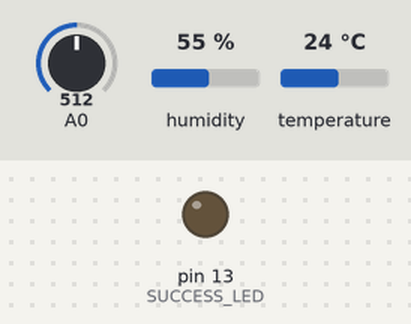
The sketch below on a simulated Arduino Uno, built with avr-gcc and run on an emulated ATmega328P. Shown: output pins drawn as LEDs (lit = HIGH). Wiring (inferred from the names in the program): DHT11 sensor: data pin 2. The inputs (shaded band) are chosen by the test bench; at power-on: humidity 55 %, A0 = 512, temperature 24 °C. What the sketch prints to the serial monitor is not drawn.

Above: at 1.3 s.
1.4 s: humidity set to 22 %
At 4.02 s:
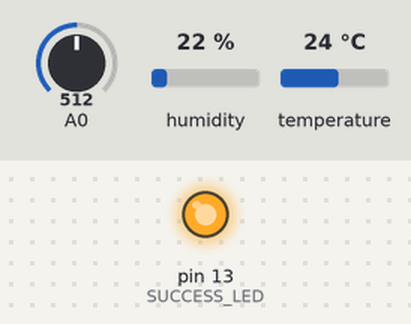
6.1 s: A0 set to 716
11.2 s: temperature set to 12 °C
17.0 s: A0 set to 900
Timing chart, 0 to 23.8 s (numbered marks = the images above; inputs shaded):
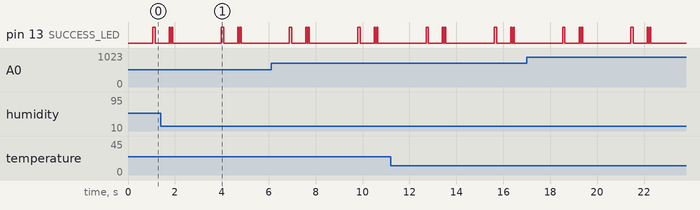

The sketch:

arduino.ino
```cpp
#include "XBee.h"
#include "unions.h"
#include "DHT.h"

#define DHTPIN 2 //data pin of the DHT sensor
#define DHTTYPE DHT22 //DHT 22

#define SOUND_SENSOR_PIN 0

#define SUCCESS_LED 13
#define ERROR_LED 13


/****************************************************
 ***** Initializes the main XBee object and DHT
 ***************************************************/

XBee xbee = XBee();
DHT dht(DHTPIN, DHTTYPE);


/****************************************************
 ***** PAYLOAD MEMORY ALLOCATION
 *****
 ***** More info on data types & their sizes:
 ***** http://arduino.cc/en/Reference/HomePage
 ***** http://docs.python.org/2/library/struct.html
 ***************************************************/

uint8_t payload[] = { 0, 0, 0, 0, 0, 0, 0, 0, 0, 0, 0, 0, 0, 0, 0, 0 }; //number of bytes to be sent


/****************************************************
 ***** Specific ZigBee parameters
 ***************************************************/

XBeeAddress64 addr64 = XBeeAddress64(0x00000000, 0x00000000); //can be changed
ZBTxRequest zbTx = ZBTxRequest(addr64, payload, sizeof(payload));
ZBTxStatusResponse txStatus = ZBTxStatusResponse();


/****************************************************
 ***** VARIABLES THAT WILL BE SENT
 ***************************************************/

int METADATA = 999;
float temperature;
float humidity;
float noise;


/****************************************************
 ***** NECESSARY UNIONS
 ***************************************************/

float_union fu;
int_union iu;


/****************************************************
 ***** Auxiliary functions
 ***************************************************/

void flashLed(int iopin, int reps, int d)
{
    for (int i = 0; i<reps; i++) {
        // led ON
        digitalWrite(iopin, HIGH);
        // wait
        delay(d);
        // led OFF
        digitalWrite(iopin, LOW);

        // if not last iteration wait again
        if (i + 1 < reps) {
            delay(d);
        }
    }
}

float getAverage(int pin, int samples, int wait) {

    float avg = 0.0;

    for (int i=0; i<samples; i++) {
        avg += analogRead(pin);
        delay(wait);
    }

    return avg/samples;
}


/****************************************************
 ***** SETUP()
 ***************************************************/

void setup() {

    pinMode(SUCCESS_LED, OUTPUT);
    pinMode(ERROR_LED, OUTPUT);

    xbee.begin(9600);
}


/****************************************************
 ***** LOOP()
 ***************************************************/

void loop() {

    int aux = 0;

    // DATA GATHERING
    humidity = dht.readHumidity();
    temperature = dht.readTemperature();
    noise = getAverage(SOUND_SENSOR_PIN, 10, 50);

    iu.i = METADATA;
    for (int i=0; i<UNSIGNED_INT_SIZE; i++){
        payload[i]=iu.b[i];
        aux++;
    }

    // PAYLOAD FILLING
    fu.f = temperature;
    for (int i=0; i<FLOAT_SIZE; i++){
        payload[i+4]=fu.b[i];
        aux++;
    }

    fu.f = humidity;
    for (int i=0; i<FLOAT_SIZE; i++){
        payload[i+8]=fu.b[i];
        aux++;
    }

    fu.f = noise;
    for (int i=0; i<FLOAT_SIZE; i++){
        payload[i+12]=fu.b[i];
        aux++;
    }

    xbee.send(zbTx);

    flashLed(SUCCESS_LED, 1, 100);

    if (xbee.readPacket(600)) {
        // Response must be ZX_TX_STATUS_RESPONSE
        if (xbee.getResponse().getApiId() == ZB_TX_STATUS_RESPONSE) {

            xbee.getResponse().getZBTxStatusResponse(txStatus);

            if (txStatus.getDeliveryStatus() == SUCCESS) {
                // SUCCESS, flash 5 times every 50ms
                flashLed(SUCCESS_LED, 5, 50);
            } else {
                // ERROR, flash 3 times in every 500ms
                flashLed(ERROR_LED, 3, 500);
            }
        }
    } else {
        // ERROR, flash 2 times in every 50ms
        flashLed(ERROR_LED, 2, 50);
    }

    delay(1000);
}
```

DHT.cpp
```cpp
// (licence header left out)
#include "DHT.h"

DHT::DHT(uint8_t pin, uint8_t type, uint8_t count) {
  _pin = pin;
  _type = type;
  _count = count;
  firstreading = true;
}

void DHT::begin(void) {
  // set up the pins!
  pinMode(_pin, INPUT);
  digitalWrite(_pin, HIGH);
  _lastreadtime = 0;
}

//boolean S == Scale.  True == Farenheit; False == Celcius
float DHT::readTemperature(bool S) {
  float f;

  if (read()) {
    switch (_type) {
    case DHT11:
      f = data[2];
      if(S)
      	f = convertCtoF(f);

      return f;
    case DHT22:
    case DHT21:
      f = data[2] & 0x7F;
      f *= 256;
      f += data[3];
      f /= 10;
      if (data[2] & 0x80)
	f *= -1;
      if(S)
	f = convertCtoF(f);

      return f;
    }
  }
  Serial.print("Read fail");
  return NAN;
}

float DHT::convertCtoF(float c) {
	return c * 9 / 5 + 32;
}

float DHT::readHumidity(void) {
  float f;
  if (read()) {
    switch (_type) {
    case DHT11:
      f = data[0];
      return f;
    case DHT22:
    case DHT21:
      f = data[0];
      f *= 256;
      f += data[1];
      f /= 10;
      return f;
    }
  }
  Serial.print("Read fail");
  return NAN;
}


boolean DHT::read(void) {
  uint8_t laststate = HIGH;
  uint8_t counter = 0;
  uint8_t j = 0, i;
  unsigned long currenttime;

  // pull the pin high and wait 250 milliseconds
  digitalWrite(_pin, HIGH);
  delay(250);

  currenttime = millis();
  if (currenttime < _lastreadtime) {
    // ie there was a rollover
    _lastreadtime = 0;
  }
  if (!firstreading && ((currenttime - _lastreadtime) < 2000)) {
    return true; // return last correct measurement
    //delay(2000 - (currenttime - _lastreadtime));
  }
  firstreading = false;
  /*
    Serial.print("Currtime: "); Serial.print(currenttime);
    Serial.print(" Lasttime: "); Serial.print(_lastreadtime);
  */
  _lastreadtime = millis();

  data[0] = data[1] = data[2] = data[3] = data[4] = 0;

  // now pull it low for ~20 milliseconds
  pinMode(_pin, OUTPUT);
  digitalWrite(_pin, LOW);
  delay(20);
  cli();
  digitalWrite(_pin, HIGH);
  delayMicroseconds(40);
  pinMode(_pin, INPUT);

  // read in timings
  for ( i=0; i< MAXTIMINGS; i++) {
    counter = 0;
    while (digitalRead(_pin) == laststate) {
      counter++;
      delayMicroseconds(1);
      if (counter == 255) {
        break;
      }
    }
    laststate = digitalRead(_pin);

    if (counter == 255) break;

    // ignore first 3 transitions
    if ((i >= 4) && (i%2 == 0)) {
      // shove each bit into the storage bytes
      data[j/8] <<= 1;
      if (counter > _count)
        data[j/8] |= 1;
      j++;
    }

  }

  sei();

  /*
  Serial.println(j, DEC);
  Serial.print(data[0], HEX); Serial.print(", ");
  Serial.print(data[1], HEX); Serial.print(", ");
  Serial.print(data[2], HEX); Serial.print(", ");
  Serial.print(data[3], HEX); Serial.print(", ");
  Serial.print(data[4], HEX); Serial.print(" =? ");
  Serial.println(data[0] + data[1] + data[2] + data[3], HEX);
  */

  // check we read 40 bits and that the checksum matches
  if ((j >= 40) &&
      (data[4] == ((data[0] + data[1] + data[2] + data[3]) & 0xFF)) ) {
    return true;
  }


  return false;

}
```

DHT.h
```cpp
#ifndef DHT_H
#define DHT_H
#if ARDUINO >= 100
 #include "Arduino.h"
#else
 #include "WProgram.h"
#endif

/* DHT library

MIT license
written by Adafruit Industries
*/

// how many timing transitions we need to keep track of. 2 * number bits + extra
#define MAXTIMINGS 85

#define DHT11 11
#define DHT22 22
#define DHT21 21
#define AM2301 21

class DHT {
 private:
  uint8_t data[6];
  uint8_t _pin, _type, _count;
  boolean read(void);
  unsigned long _lastreadtime;
  boolean firstreading;

 public:
  DHT(uint8_t pin, uint8_t type, uint8_t count=6);
  void begin(void);
  float readTemperature(bool S=false);
  float convertCtoF(float);
  float readHumidity(void);

};
#endif
```

unions.h
```cpp
/****************************************************
 ***** CONSTANTS
 ***************************************************/

#define BOOLEAN_SIZE 1
#define CHAR_SIZE 1
#define UNSIGNED_CHAR_SIZE 1
#define INT_SIZE 4
#define UNSIGNED_INT_SIZE 4
#define LONG_SIZE 4
#define UNSIGNED_LONG_SIZE 4
#define SHORT_SIZE 2
#define FLOAT_SIZE 4
#define DOUBLE_SIZE 8


/****************************************************
 ***** DECLARES ALL THE NECESSARY UNIONS
 ***************************************************/

union boolean_union {
    uint8_t b[BOOLEAN_SIZE];
    boolean v; //care with 'v'
};

union char_union {
    uint8_t b[CHAR_SIZE];
    char c;
};

union unsigned_char_union {
    uint8_t b[UNSIGNED_CHAR_SIZE];
    unsigned char uc;
};

union int_union {
    uint8_t b[INT_SIZE];
    int i;
};

union unsigned_int_union {
    uint8_t b[UNSIGNED_INT_SIZE];
    unsigned int ui;
};

union long_union {
    uint8_t b[LONG_SIZE];
    long l;
};

union unsigned_long_union {
    uint8_t b[UNSIGNED_LONG_SIZE];
    unsigned long ul;
};

union short_union {
    uint8_t b[SHORT_SIZE];
    short s;
};

union float_union {
    uint8_t b[FLOAT_SIZE];
    float f;
};

union double_union {
    uint8_t b[DOUBLE_SIZE];
    double d;
};
```

Source omitted: XBee.cpp (36874 bytes), XBee.h (27984 bytes)
